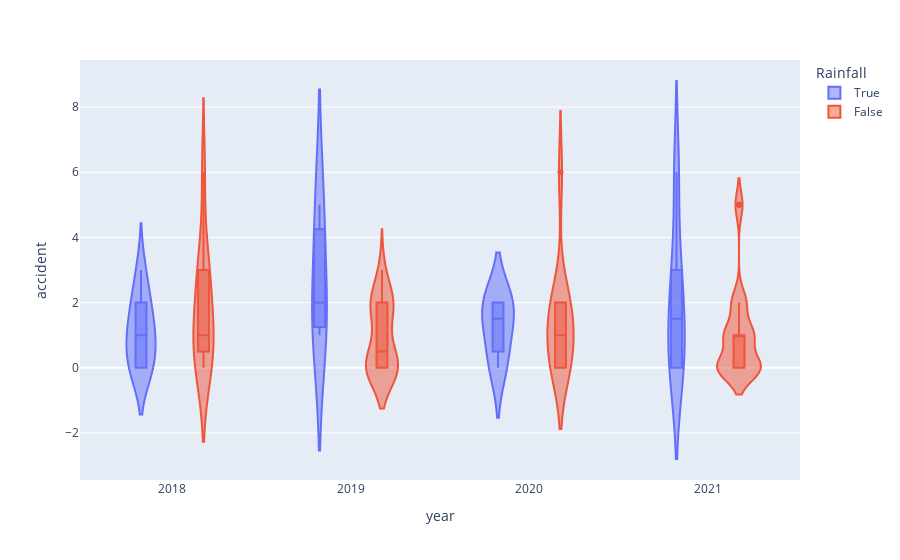

The code cell stored with this chart in its notebook:
### Code cell
px.violin(accidents_weather,x='year',y='accident',color='Rainfall',hover_data=['round'],points='outliers',box=True)

### Figure 1 — Plotly figure (JSON) as saved in the notebook; plotly's stock layout.template omitted (floating-point values rounded to 4 significant figures)
{"data": [{"alignmentgroup": "True", "box": {"visible": true}, "customdata": [[1], [3], [5], [6], [8], [11], [14], [16], [21], [6], [11], [16], [2], [3], [11], [14], [20], [20], [2], [2], [9], [9], [11], [11], [12], [12], [15], [15]], "hovertemplate": "Rainfall=True<br>year=%{x}<br>accident=%{y}<br>round=%{customdata[0]}<extra></extra>", "legendgroup": "True", "marker": {"color": "#636efa"}, "name": "True", "offsetgroup": "True", "orientation": "v", "points": "outliers", "scalegroup": "True", "showlegend": true, "type": "violin", "x": [2018, 2018, 2018, 2018, 2018, 2018, 2018, 2018, 2018, 2019, 2019, 2019, 2020, 2020, 2020, 2020, 2021, 2021, 2021, 2021, 2021, 2021, 2021, 2021, 2021, 2021, 2021, 2021], "x0": " ", "xaxis": "x", "y": [0, 1, 3, 2, 2, 1, 0, 0, 1, 1, 5, 2, 2, 0, 1, 2, 0, 0, 3, 3, 2, 2, 6, 6, 0, 0, 1, 1], "y0": " ", "yaxis": "y"}, {"alignmentgroup": "True", "box": {"visible": true}, "customdata": [[2], [4], [7], [9], [10], [12], [13], [15], [17], [18], [19], [20], [1], [2], [3], [4], [5], [7], [8], [9], [10], [12], [13], [14], [15], [17], [18], [19], [20], [21], [1], [4], [5], [6], [7], [8], [9], [10], [12], [13], [15], [16], [17], [1], [1], [3], [3], [4], [4], [5], [5], [6], [6], [8], [8], [7], [7], [13], [13], [16], [16], [17], [17], [18], [18], [21], [21], [22], [22]], "hovertemplate": "Rainfall=False<br>year=%{x}<br>accident=%{y}<br>round=%{customdata[0]}<extra></extra>", "legendgroup": "False", "marker": {"color": "#EF553B"}, "name": "False", "offsetgroup": "False", "orientation": "v", "points": "outliers", "scalegroup": "True", "showlegend": true, "type": "violin", "x": [2018, 2018, 2018, 2018, 2018, 2018, 2018, 2018, 2018, 2018, 2018, 2018, 2019, 2019, 2019, 2019, 2019, 2019, 2019, 2019, 2019, 2019, 2019, 2019, 2019, 2019, 2019, 2019, 2019, 2019, 2020, 2020, 2020, 2020, 2020, 2020, 2020, 2020, 2020, 2020, 2020, 2020, 2020, 2021, 2021, 2021, 2021, 2021, 2021, 2021, 2021, 2021, 2021, 2021, 2021, 2021, 2021, 2021, 2021, 2021, 2021, 2021, 2021, 2021, 2021, 2021, 2021, 2021, 2021], "x0": " ", "xaxis": "x", "y": [0, 6, 2, 1, 3, 0, 3, 1, 1, 3, 0, 1, 0, 1, 2, 2, 2, 1, 0, 0, 3, 0, 2, 0, 2, 0, 0, 0, 2, 0, 0, 2, 0, 0, 1, 1, 6, 2, 1, 1, 2, 2, 0, 1, 1, 1, 1, 0, 0, 0, 0, 2, 2, 1, 1, 0, 0, 0, 0, 0, 0, 0, 0, 2, 2, 5, 5, 1, 1], "y0": " ", "yaxis": "y"}], "layout": {"legend": {"title": {"text": "Rainfall"}, "tracegroupgap": 0}, "margin": {"t": 60}, "violinmode": "group", "xaxis": {"anchor": "y", "domain": [0, 1], "title": {"text": "year"}}, "yaxis": {"anchor": "x", "domain": [0, 1], "title": {"text": "accident"}}}}
